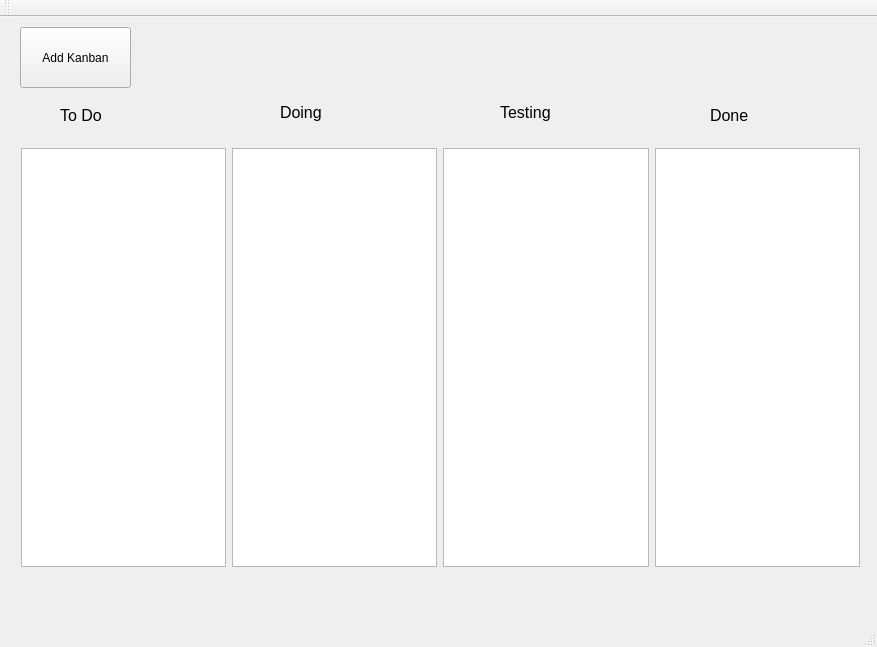
<?xml version="1.0" encoding="UTF-8"?>
<ui version="4.0">
 <class>kanboard</class>
 <widget class="QMainWindow" name="kanboard">
  <property name="geometry">
   <rect>
    <x>0</x>
    <y>0</y>
    <width>877</width>
    <height>647</height>
   </rect>
  </property>
  <property name="sizePolicy">
   <sizepolicy hsizetype="Preferred" vsizetype="Preferred">
    <horstretch>0</horstretch>
    <verstretch>0</verstretch>
   </sizepolicy>
  </property>
  <property name="windowTitle">
   <string>Kanboard Prototype</string>
  </property>
  <widget class="QWidget" name="centralWidget">
   <widget class="QWidget" name="horizontalLayoutWidget">
    <property name="geometry">
     <rect>
      <x>10</x>
      <y>120</y>
      <width>861</width>
      <height>441</height>
     </rect>
    </property>
    <layout class="QHBoxLayout" name="horizontalLayout">
     <item>
      <widget class="QListWidget" name="todoEdit">
       <property name="autoFillBackground">
        <bool>false</bool>
       </property>
      </widget>
     </item>
     <item>
      <widget class="QColumnView" name="doingEdit"/>
     </item>
     <item>
      <widget class="QColumnView" name="testingEdit"/>
     </item>
     <item>
      <widget class="QColumnView" name="doneEdit"/>
     </item>
    </layout>
   </widget>
   <widget class="QPushButton" name="AddKanban">
    <property name="geometry">
     <rect>
      <x>20</x>
      <y>10</y>
      <width>111</width>
      <height>61</height>
     </rect>
    </property>
    <property name="cursor">
     <cursorShape>PointingHandCursor</cursorShape>
    </property>
    <property name="text">
     <string>Add Kanban</string>
    </property>
    <property name="icon">
     <iconset>
      <normaloff>plus.ico</normaloff>plus.ico</iconset>
    </property>
   </widget>
   <widget class="QLabel" name="label">
    <property name="geometry">
     <rect>
      <x>60</x>
      <y>90</y>
      <width>91</width>
      <height>16</height>
     </rect>
    </property>
    <property name="font">
     <font>
      <pointsize>12</pointsize>
     </font>
    </property>
    <property name="text">
     <string>To Do</string>
    </property>
   </widget>
   <widget class="QLabel" name="label_2">
    <property name="geometry">
     <rect>
      <x>280</x>
      <y>80</y>
      <width>91</width>
      <height>31</height>
     </rect>
    </property>
    <property name="font">
     <font>
      <pointsize>12</pointsize>
     </font>
    </property>
    <property name="text">
     <string>Doing</string>
    </property>
   </widget>
   <widget class="QLabel" name="label_3">
    <property name="geometry">
     <rect>
      <x>500</x>
      <y>80</y>
      <width>91</width>
      <height>31</height>
     </rect>
    </property>
    <property name="font">
     <font>
      <pointsize>12</pointsize>
     </font>
    </property>
    <property name="text">
     <string>Testing</string>
    </property>
   </widget>
   <widget class="QLabel" name="label_4">
    <property name="geometry">
     <rect>
      <x>710</x>
      <y>90</y>
      <width>91</width>
      <height>16</height>
     </rect>
    </property>
    <property name="font">
     <font>
      <pointsize>12</pointsize>
     </font>
    </property>
    <property name="text">
     <string>Done</string>
    </property>
   </widget>
  </widget>
  <widget class="QMenuBar" name="menuBar">
   <property name="geometry">
    <rect>
     <x>0</x>
     <y>0</y>
     <width>877</width>
     <height>26</height>
    </rect>
   </property>
  </widget>
  <widget class="QToolBar" name="mainToolBar">
   <attribute name="toolBarArea">
    <enum>TopToolBarArea</enum>
   </attribute>
   <attribute name="toolBarBreak">
    <bool>false</bool>
   </attribute>
  </widget>
  <widget class="QStatusBar" name="statusBar"/>
 </widget>
 <layoutdefault spacing="6" margin="11"/>
 <resources/>
 <connections/>
</ui>
